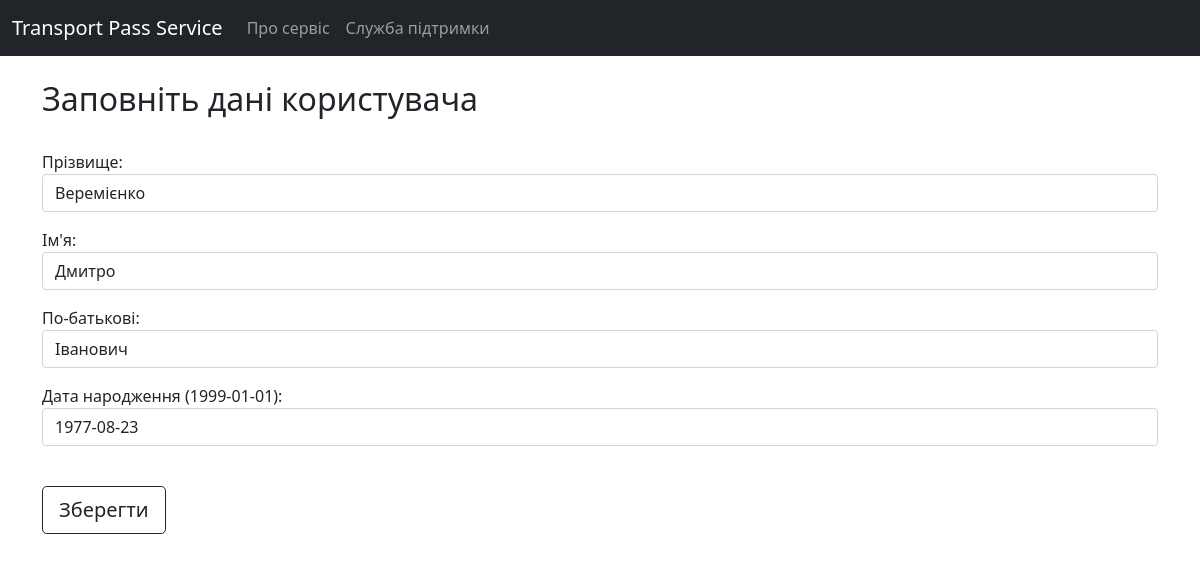
Page /registration (signed in) on the committed database.
### account/models.py (models this page shows)
class User(AbstractUser):
    patronymic = models.CharField(max_length=100)
    birthdate = models.DateField(null=True)
    phone = models.CharField(max_length=50)
    company_admin = models.BooleanField(default=False)
    company = models.ForeignKey(Company, blank=True, null=True, on_delete=models.CASCADE)

### account/views/user_views.py (the view)
# urls.py: path('registration', user_views.registration, name='registration'),
@login_required
def registration(request):
    user: User = request.user
    if request.method == "POST":
        form = RegistrationForm(request.POST, instance=user)
        if form.is_valid():
            form.save()
            if not user.company_admin:
                gen_qrcode(user.username)
                return redirect('show_transport_pass')
            else:
                return redirect('company_admin')
    else:
        form = RegistrationForm(instance=user)
    return render(request, 'account/user/registration.html', context={'form': form})

### account/forms.py (shortened to what this page needs)
class RegistrationForm(forms.ModelForm):
    def __init__(self, *args, **kwargs):
        super().__init__(*args, **kwargs)
        self.fields['last_name'].widget.attrs.update({'class': 'form-control'})
        self.fields['first_name'].widget.attrs.update({'class': 'form-control'})
        self.fields['patronymic'].widget.attrs.update({'class': 'form-control'})
        self.fields['birthdate'].widget.attrs.update({'class': 'form-control'})
    class Meta:
        model = User
        fields = ['last_name', 'first_name', 'patronymic', 'birthdate']

### account/templates/account/user/registration.html (shortened to what this page needs)
{% extends 'account/base.html' %}
{% block content %}
    <h2>Заповніть дані користувача</h2><br/>
    <form method="post" action="{% url 'registration' %}">
        <p>Прізвище: {{ form.last_name }}</p>
        <p>Ім'я: {{ form.first_name }}</p>
        <p>По-батькові: {{ form.patronymic }}</p>
        <p>Дата народження (1999-01-01): {{ form.birthdate }}</p><br>
        <button type="submit" class="btn btn-outline-dark btn-lg">Зберегти</button><br><br>
    </form>
{% endblock %}

### rows in the picture
User: last_name "Веремієнко", first_name "Дмитро", patronymic "Іванович", birthdate "1977-08-23"
